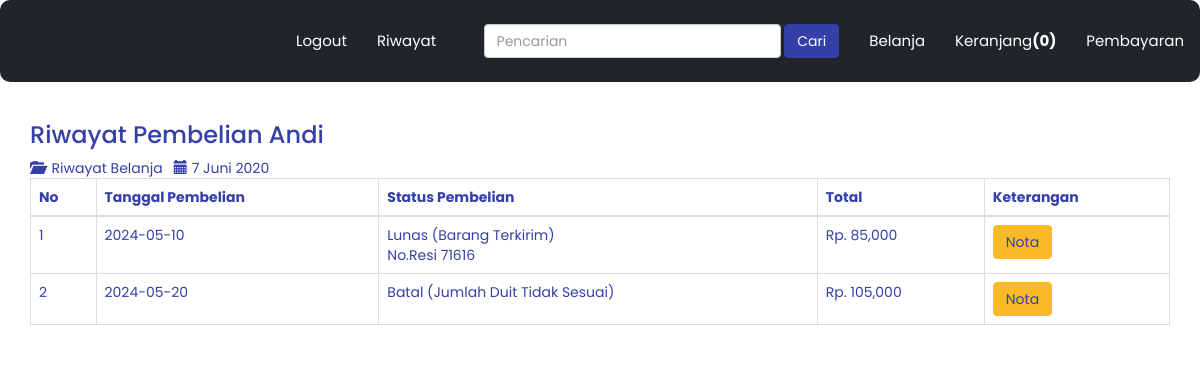
Page /riwayat.php (signed in) on the committed database.
### tables this page shows
CREATE TABLE `pembelian` (
  `id_pembelian` int(11) NOT NULL,
  `id_pelanggan` int(11) NOT NULL,
  `id_kurir` int(11) NOT NULL,
  `tanggal_pembelian` date NOT NULL,
  `total_pembelian` int(11) NOT NULL,
  `nama_kurir` varchar(100) NOT NULL,
  `tarif` int(11) NOT NULL,
  `alamat_pengiriman` text NOT NULL,
  `status_pembelian` varchar(100) NOT NULL DEFAULT 'Tertunda',
  `resi_pengiriman` varchar(50) NOT NULL
);

### riwayat.php (the view, shortened to what this page needs)
<?php $koneksi = new mysqli("localhost","root","","grabook"); ?>
<!DOCTYPE html>
<html>
<head>
    <link href="https://maxcdn.bootstrapcdn.com/bootstrap/3.3.7/css/bootstrap.min.css" rel="stylesheet">
    <link rel="stylesheet" type="text/css" href="css/index.css">
</head>
<body>
<nav class="navbar navbar-expand-lg" style="background-color: #212529;">
    <div class="container-fluid">
        <div class="navbar-header">
            <a class="navbar-brand d-flex align-items-center" href="index.php">
            </a>
        </div>
        <ul class="nav navbar-nav">
            <?php if (isset($_SESSION['pelanggan'])): ?>
                <li><a href="logout.php" onclick="return confirm('Apakah Anda Yakin ?')" style="color: white;">Logout</a></li>
                <li><a href="riwayat.php" style="color: white;">Riwayat</a></li>
            <?php endif; ?>
        </ul>
        <ul class="nav navbar-nav navbar-right">
            <li><a href="index.php" style="color:white;">Belanja</a></li>
            <?php if(!isset($_SESSION["keranjang"])) : ?>
                <li><a href="keranjang.php" style="color:white;">Keranjang<strong>(0)</strong></a></li>
            <?php endif ?>
            <li><a href="bayar.php" style="color:white;" >Pembayaran</a></li>
        </ul>
        <form action="pencarian.php" method="get" class="navbar-form navbar-right">
            <input type="text" name="keyword" class="form-control" placeholder="Pencarian">
            <button class="btn btn-primary custom-button">Cari</button>
        </form>
    </div>
</nav>
		<section class="riwayat">
			<div class="container">
			<h3><span> Riwayat Pembelian <?php echo $_SESSION['pelanggan']['nama_pelanggan'];?></span>&nbsp;&nbsp;</h3>
			<span><em class="glyphicon glyphicon-folder-open"></em>&nbsp; Riwayat Belanja</span>&nbsp;&nbsp;
                  <span><em class="glyphicon glyphicon-calendar"></em> 7 Juni 2020</span>
				<table class="table table-bordered">
					<thead>
						<tr>
							<th>No</th>
							<th>Tanggal Pembelian</th>
							<th>Status Pembelian</th>
							<th>Total</th>
							<th>Keterangan</th>
						</tr>
					</thead>
					<tbody>
						<?php $nomor=1; ?>
						<?php
						$id_pelanggan = $_SESSION['pelanggan']['id_pelanggan'];
						$ambil = $koneksi->query("SELECT * FROM pembelian WHERE id_pelanggan = '$id_pelanggan'");
						while($pecah = $ambil->fetch_assoc()) {
						?>
						<tr>
							<td><?php echo $nomor; ?></td>
							<td><?php echo $pecah['tanggal_pembelian']; ?></td>
							<td><?php echo $pecah['status_pembelian']; ?>
								<br>
								<?php if(!empty($pecah['resi_pengiriman'])): ?>
								No.Resi <?php echo $pecah['resi_pengiriman']; ?>
								<?php endif  ?>
							</td>
							<td>Rp. <?php echo number_format($pecah['total_pembelian']); ?></td>
							<td>
								<a href="nota.php?id=<?php echo $pecah['id_pembelian']?>" class="btn btn-warning">Nota</a>
							</td>
						</tr>
						<?php $nomor++ ?>
						<?php } ?>
					</tbody>
				</table>
			</div>
		</section>
</body>
</html>

### riwayat.php (style rules this page uses)
body { font-family: 'Poppins', sans-serif; background-color: #ffffff; color: #3440A8; }
h1, h2, h3, h4, h5, h6 { color: #3440A8; }
.navbar, .footer { background-color: #3440A8; padding: 15px 0; border-radius: 10px; }
.navbar-nav > li > a { color: white !important; font-size: 15px; }
.btn-primary { background-color: #3440A8; border-color: #3440A8; color: white; }
.btn-warning { background-color: #FABA26; border-color: #FABA26; color: #3440A8; }
.navbar-brand { display: flex; align-items: center; }

### rows in the picture
pembelian: tanggal_pembelian "2024-05-10", status_pembelian "Lunas (Barang Terkirim)", resi_pengiriman "71616", total_pembelian "85,000"
pembelian: tanggal_pembelian "2024-05-20", status_pembelian "Batal (Jumlah Duit Tidak Sesuai)", total_pembelian "105,000"

### other values in the picture
$_SESSION['pelanggan']['nama_pelanggan'] "Andi"
